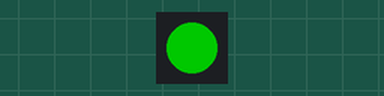
Recording of a sketch running on a simulated Arduino Uno, built with avr-gcc and run on an emulated ATmega328P. Shown: 1 RGB LEDs in strip order, left to right. Dim RGB values are drawn brighter than linear.

Above: at 0.15 s.
At 0.75 s:
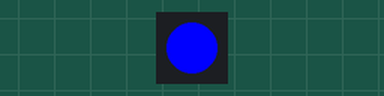
At 1.95 s:
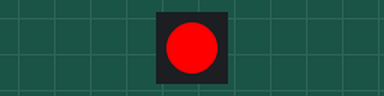
At 2.85 s:
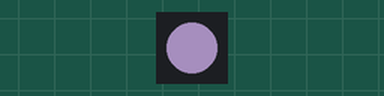
Timing chart, 0 to 3.5 s (numbered marks = the images above):
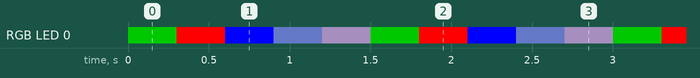

Measured:
- by itself, RGB LED 0: repeats every 1.5 s: RGB(255, 0, 0) 0.30 s, RGB(0, 0, 255) 0.30 s, RGB(50, 60, 100) 0.30 s, RGB(70, 60, 80) 0.30 s, RGB(0, 100, 0) 0.30 s
- by itself, everything shown: repeats every 1.5 s, in 5 steps

The sketch:

sketch_WS281b.ino
```cpp
#include <Adafruit_NeoPixel.h>
#define LED_PIN    2       // Digital pin connected to the LED strip
#define LED_COUNT  1      // Number of LEDs in the strip
Adafruit_NeoPixel strip(LED_COUNT, LED_PIN, NEO_GRB + NEO_KHZ800);
void setup() {
  strip.begin();     // Initialize the LED strip
  strip.show();      // Turn off all LEDs initially
}
void loop() {
  // Set all LEDs to red

    strip.setPixelColor(0, strip.Color(0, 100, 0));  // Red color (RGB values)


        strip.show();  // Send the updated pixel colors to the strip
  delay(300); // Wait for 1 second before changing colors

  strip.setPixelColor(0, strip.Color(255, 0, 0));
  strip.show();
  // strip.Color(0,0,100);
  delay(300);
  strip.setPixelColor(0, strip.Color(0, 0, 255));
  strip.show();
  // strip.Color(0,0,100);
  delay(300);
    strip.setPixelColor(0, strip.Color(50, 60, 100));
  strip.show();
  // strip.Color(0,0,100);
  delay(300);
      strip.setPixelColor(0, strip.Color(70, 60, 80));
  strip.show();
  // strip.Color(0,0,100);
  delay(300);
}
```
